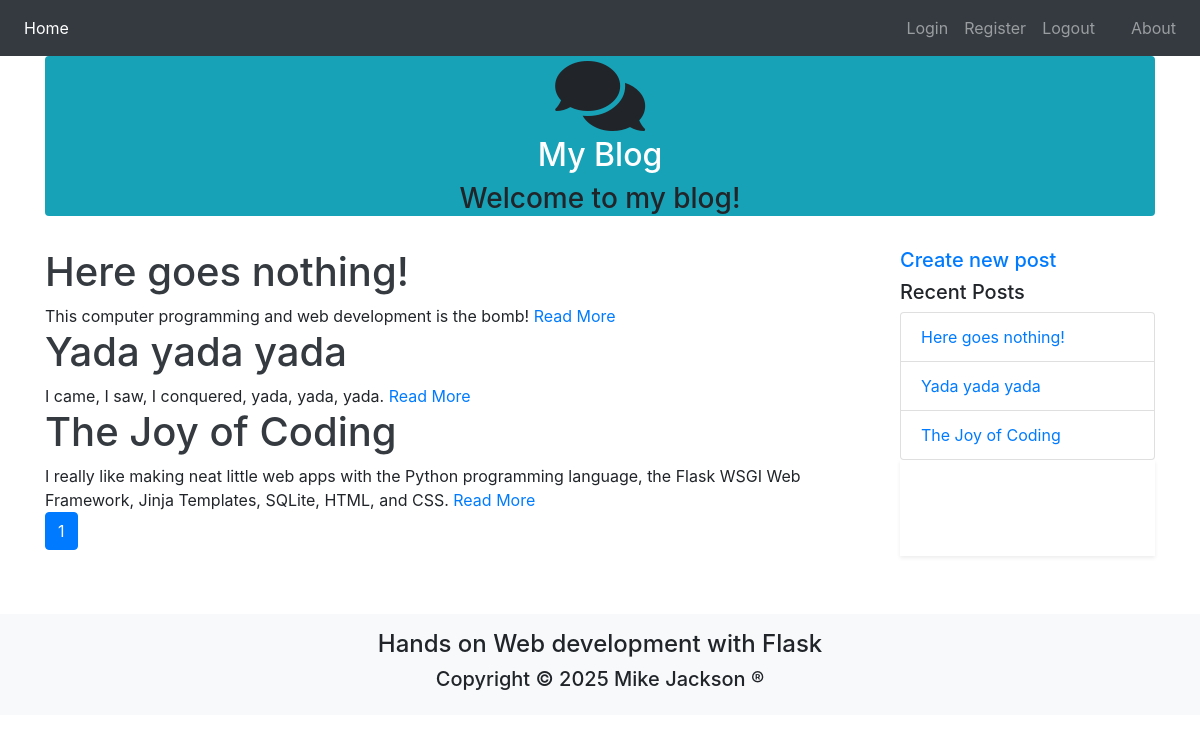
The page / on the database its author committed.
### app.py (models this page shows, shortened)
class Post(db.Model):
    id = db.Column(db.Integer(), primary_key=True)
    title = db.Column(db.String(255))
    text = db.Column(db.Text())
    author = db.Column(db.String(50))
    publish_date = db.Column(db.DateTime(timezone=True), server_default=db.func.current_timestamp())
    user_id = db.Column(db.Integer(), db.ForeignKey('user.id'))
    comments = db.relationship('Comment', backref='post', lazy='dynamic')

### app.py (the view)
@app.route('/')
@app.route('/<int:page>')
def index(page=1):
    posts = Post.query.order_by(Post.publish_date.desc()).paginate(page=page, per_page=app.config["POSTS_PER_PAGE"], error_out=False)
    recent = sidebar_data()
    return render_template('index.html', posts=posts, recent=recent)

### app.py (called while the page is built)
def sidebar_data():
    recent = Post.query.order_by(Post.publish_date.desc()).limit(5).all()
    return recent

### templates/index.html (shortened to what this page needs)
{% extends "base.html" %}
{% import 'macros.html' as macros %}
{% block leftbody %}
{{ macros.render_posts(posts) }}
{{ macros.render_pagination(posts, 'index') }}
{% endblock %}

### templates/base.html (shortened to what this page needs)
<!DOCTYPE html>
<html>
<head>
    <link href="../static/css/style.css" type="text/css" rel="stylesheet">
    <link rel="stylesheet" href="https://stackpath.bootstrapcdn.com/bootstrap/4.1.0/css/bootstrap.min.css"
>
    <link rel="stylesheet" href="https://use.fontawesome.com/releases/v5.0.10/css/all.css"
>
</head>
<body>
    <nav class="navbar navbar-expand-lg navbar-dark bg-dark">
        <div class="collapse navbar-collapse" id="navbarSupportedContent">
            <ul class="navbar-nav mr-auto">
                <li class="nav-item active">
                    <a class="nav-link" href="{{ url_for('index') }}">Home <span class="sr-only">(current)</span></a>
                </li>
            </ul>
            <ul class="navbar-nav ml-auto">
                <li class="nav-item">
                    <a class="nav-link" href="{{ url_for('login') }}">Login</a>
                </li>
                <li class="nav-item">
                    <a class="nav-link" href="{{ url_for('register') }}">Register</a>
                </li>
                <li class="nav-item">
                    <a class="nav-link" href="{{ url_for('logout') }}">Logout</a>
                </li>
                <li class="nav-item">
                    <a class="nav-link" href="{{ url_for('about') }}">About</a>
                </li>
            </ul>
        </div>
    </nav>
    <div class="container">
        <div class="row row-lg-4">
            <div class="col">
                <div class="container bg-info rounded">
                    <center>
                        <i class="fas fa-comments fa-5x"></i>
                        <h2><a class="text-white" href="{{ url_for('index') }}">My Blog</a></h2>
                        <h3>Welcome to my blog!</h3>
                    </center>
                </div>
            </div>
        </div>
        <br>
        {% block content %}
        <div class="row">
            <div class="col-lg-9">
                {% block leftbody %}
                {% endblock %}
            </div>
            <div class="col-lg-3 rounded">
                {% block rightbody %}
                <div class="row">
                    <div class="col">
                        <a href="{{ url_for('create') }}"><h5>Create new post</h5></a>
                    </div>
                </div>
                <div class="row">
                    <div class="col">
                        <h5>Recent Posts</h5>
                    </div>
                </div>
                <ul class="list-group">
                    {% for post in recent %}
                    <li class="list-group-item">
                        <a href="{{ url_for('post', post_id=post.id) }}">{{ post.title }}</a>
                    </li>
                    {% endfor %}
                </ul>
                <div class="p-4 shadow-sm">
                    <div class="row">
                        <div class="col">
                        </div>
                    </div>
                    <div class="row p-2">
                        <div class="col">
                        </div>
                    </div>
                </div>
                {% endblock %}
            </div>
        </div>
        {% endblock %}
    </div>
    <br><br>
    <footer class="footer mt-auto py-3 bg-light">
        <div class="container text-center">
            <h4>Hands on Web development with Flask</h4>
            <h5>Copyright &copy; 2025 Mike Jackson &reg;</h5>
        </div>
    </footer>
</body>
</html>

### templates/macros.html (shortened to what this page needs)
{% macro render_pagination(pagination, endpoint) %}
<nav>
    <ul class="pagination">
        {% for page in pagination.iter_pages() %}
        {% if page %}
        {% if page != pagination.page %}
        <li class="page-item">
            <a class="page-link" href="{{ url_for(endpoint, page=page) }}">{{ page }}</a>
        </li>
        {% else %}
        <li class="page-item active">
            <a class="page-link" href="">{{ page }}</a>
        </li>
        {% endif %}
        {% else %}
        <li class="page-item">
            <a class="page-link">…</a>
        <li>
            {% endif %}
            {% endfor %}
    </ul>
</nav>
{% endmacro %}
{% macro render_posts(posts, pagination=True) %}
{% if pagination %}
{% set _posts = posts.items %}
{% else %}
{% set _posts = posts %}
{% endif %}
{% for post in _posts %}
<div>
    <h1>
        <a class="text-dark" href="{{ url_for('post', post_id=post.id) }}">{{ post.title }}</a>
    </h1>
</div>
<div class="row">
    <div class="col">
        {{ post.text | truncate(500) | safe }}
        <a href="{{ url_for('post', post_id=post.id) }}">Read More</a>
    </div>
</div>
{% endfor %}
{% endmacro %}

### rows shown on the page
Post: title "Here goes nothing!", text "This computer programming and web development is the bomb!"
Post: title "Yada yada yada", text "I came, I saw, I conquered, yada, yada, yada."
Post: title "The Joy of Coding", text "I really like making neat little web apps with the Python programming language, the Flask WSGI Web Framework, Jinja Templates, SQLite, HTML, and CSS."

### other values the page prints
{{ page }} "1"
